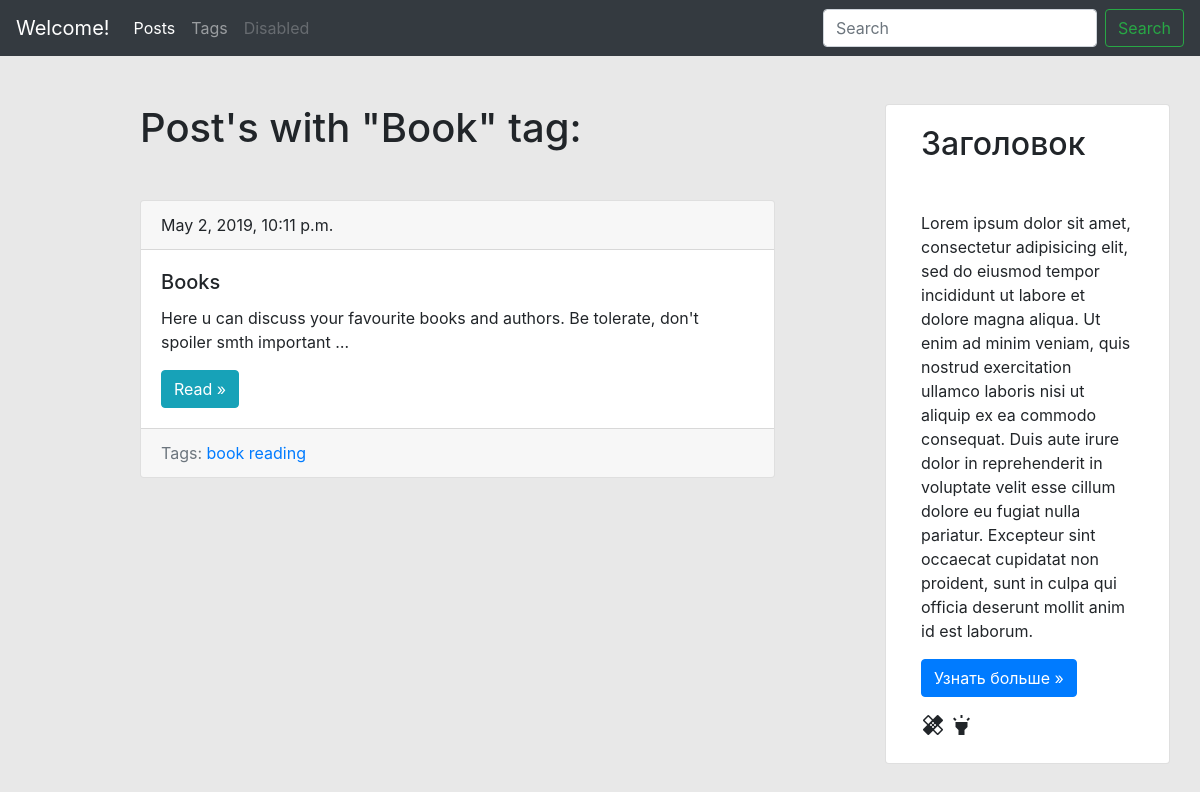
Screenshot of /blog/tag/8/ with the database file from the repository.
### blog/models.py (models this page shows, shortened)
class Tag(models.Model):
    title = models.CharField(max_length=50)
    slug = models.SlugField(max_length=50, unique=True)
    def get_absolute_url(self):
        return reverse('tag_detail_url', kwargs={'slug': self.slug})
    class Meta:
        ordering = ['title']

class Post(models.Model):
    title = models.CharField(max_length=150, db_index=True) #для индексации
    slug = models.SlugField(max_length=150, unique=True, blank=True) #присваиваю уникальность
    body = models.TextField(blank=True, db_index=True)
    tags = models.ManyToManyField('Tag', blank=True, related_name='posts') #появится новое свойство у Tag
    date_pub = models.DateTimeField(auto_now_add=True) #при сохр. в бд сработает
    def get_absolute_url(self): #название метода - это соглашение Джанги
        return reverse('post_detail_url', kwargs={'slug': self.slug})
    class Meta: #определяет внутреннее отношение
        ordering = ['-date_pub'] # минус для обратного порядка, начиная с новых

### blog/views.py (the view)
# urls.py: path('tag/<str:slug>/', TagDetail.as_view(), name='tag_detail_url'), #отображение страницы конкертного тега, чтобы показать все посты связанные с ним
class TagDetail(ObjectDetailMixin, View):
    model = Tag
    template = 'blog/tag_detail.html'

### blog/utils.py (called while the page is built)
    def get(self, request, slug):
        obj = get_object_or_404(self.model, slug__iexact=slug) #принимает объект модели с полем slug, если нет то ошибка 404
        return render(request, self.template, context={self.model.__name__.lower():obj, 'admin_object':obj, 'detail':True}) # передаю сюда инфу post_detail.html для отображения title и body

### blog/templates/blog/tag_detail.html (shortened to what this page needs)
{% extends 'blog/base_blog.html' %}
{% block content %}
    <h1 class="mb-5">Post's with "{{ tag.title|title }}" tag:</h1>
    {% for post in tag.posts.all %}
      {% include 'blog/includes/post_card_template.html' %}
    {% endfor %}
{% endblock %}

### blog/templates/blog/includes/post_card_template.html
<div class="card mb-4">
  <div class="card-header">
    {{post.date_pub}}
  </div>
  <div class="card-body">
    <h5 class="card-title">{{post.title}}</h5>
    <p class="card-text">{{post.body | truncatewords:15}}</p>
    <a href="{{ post.get_absolute_url}}" class="btn btn-info">Read »</a>
  </div>
  <div class="card-footer text-muted">
    Tags:
    {% for tag in post.tags.all %}
      <a href="{{tag.get_absolute_url}}">{{tag.title}}</a>
    {% endfor %}
  </div>
</div>

### rows the page displays
Tag: title "Book", title "book"
Post: date_pub "May 2, 2019, 10:11 p.m.", title "Books", body "Here u can discuss your favourite books and authors. Be tolerate, don't spoiler smth important …"
Tag: title "reading"
